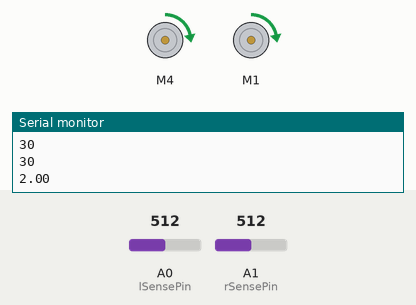
Bench run of a sketch on a simulated Arduino Uno, built with avr-gcc and run on an emulated ATmega328P. Parts: 2 × DC motor (green arrow = forward, orange = backward, longer = faster), the last lines printed to the serial monitor. Inputs (shaded band) come from the test bench; at power-on: A0 (lSensePin) = 512, A1 (rSensePin) = 512.

Above: at 1.2 s.
1.3 s: A0 (lSensePin) set to 716
At 2.5 s:
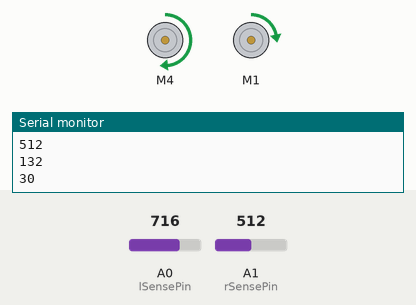
2.8 s: A1 (rSensePin) set to 716
At 3.6 s:
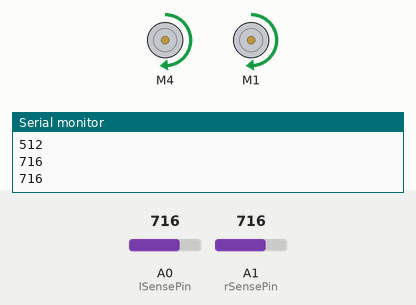
4.3 s: A0 (lSensePin) set to 900
At 4.6 s:
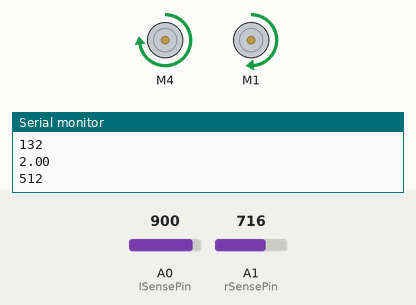
5.8 s: A1 (rSensePin) set to 511
At 6.8 s:
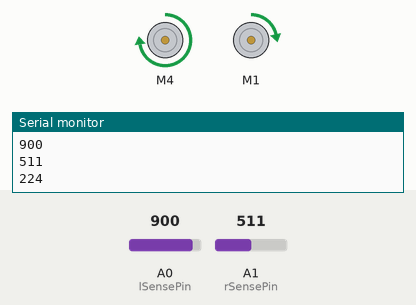
7.3 s: A1 (rSensePin) set to 306
At 7.9 s:
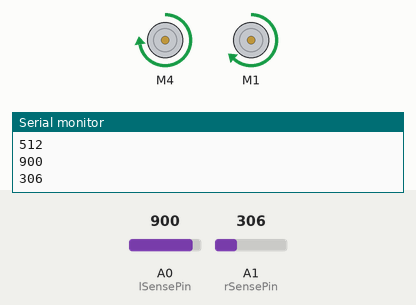
8.8 s: A0 (lSensePin) set to 1023
At 10.2 s:
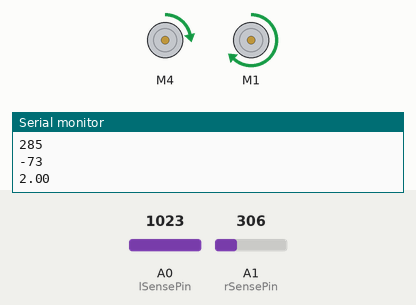
Timing chart, 0 to 11.3 s (numbered marks = the images above; inputs shaded):
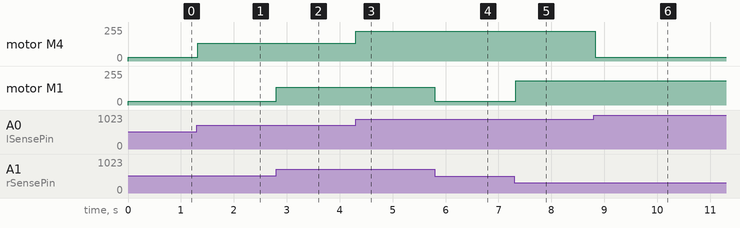

The sketch:

P_v3.ino
```cpp
//PoE Lab 3: Line Following Robot
//Lauren Gulland and Isaac Vandor
//VERSION 3 OF INCREMENTAL TESTING PID Control
//Runs motors at speed based on user-inputted threshold value and setpoint

//currently: Works Jankily
//PROBLEMS: Needs more Tuning (Success is heavily dependent upon position of sensors at start)

// Include Libraries
// Initial PID loop control for line follower
#include <stdlib.h>
// Load motor shield libraries
#include <Wire.h>
#include <Adafruit_MotorShield.h>
#include "utility/Adafruit_MS_PWMServoDriver.h"


// Initialize Variables
int lSense; // Set initial left sensor value (Calibration off-line)
int rSense; // Set initial right sensor value (Calibration off-line)
float Kp = 2; // Setpoint value for "P" control (USER INPUTTED)
int lRead; // Initialize variable for reading left sensor values (Changes based on line readings)
int rRead; // Initialize variable for reading right sensor values (Changes based on line readings)
int lSpeed; // Initialize variable for left motor speed (Changes based on controller loop)
int rSpeed; // Intialize variable for right motor speed (Changes based on controller loop)

// Sensor Pin Setup
const byte lSensePin  = A0; //Initialize left sensor in analog pin 0
const byte rSensePin = A1; //Initialize right sensor in analog pin 1

// Call Adafruit library and set Adafruit motor values
Adafruit_MotorShield AFMS = Adafruit_MotorShield();
// Initialize left motor on Motor port 4
Adafruit_DCMotor *lMotor  = AFMS.getMotor(4);
// Initialize right motor on Motor port 1
Adafruit_DCMotor *rMotor = AFMS.getMotor(1);


void setup() {
  // Start Serial Communications
  Serial.begin(9600);
  // Take initial sensor readings from left and right sensors
  lSense = analogRead(lSensePin);
  rSense = analogRead(rSensePin);
  // Start Adafruit Motor Shield setup
  AFMS.begin();
  // Set initial speeds for left and right motors
  // From 0 to 255
  // Right Motor must be set slightly faster than left for this chassis setup (DON'T FORGET THIS)
  lMotor -> setSpeed(30);
  rMotor -> setSpeed(35);
  // START YOUR ENGINES
  lMotor ->  run(FORWARD);
  rMotor ->  run(FORWARD);
}

void loop() {
  //Get data from Sensors
  lRead = analogRead(lSensePin);
  rRead = analogRead(rSensePin);

  // Run Motors Forward
  lMotor -> run(FORWARD);
  rMotor -> run(FORWARD);

  //Equation for motor speeds based on sensor readings
  // lSense - lRead = Error from line
  // Kp = Setpoint Value
  // As our sensor data varies only by a small output, we decided to implement a threshold value and divide by our setpoint value
  lSpeed = 30 - (lSense - lRead) / Kp; // Sets Left motor speed based on sensor readings divided by setpoint value
  rSpeed = 30 - (rSense - rRead) / Kp; // Sets Right speed based on sensor readings divided by setpoint value

  //Set motor speeds based on P controller above
  lMotor -> setSpeed(lSpeed);
  rMotor -> setSpeed(rSpeed);

  // Print values for everything
  //Useful for testing
  Serial.println(lSense);
  Serial.println(rSense);
  Serial.println(lRead);
  Serial.println(rRead);
  Serial.println(lSpeed);
  Serial.println(rSpeed);
  Serial.println(Kp);
}
```

Measured:
- after the input at 1.3 s, motor M4: forward 30/255 → forward 132/255 at once
- after the input at 2.8 s, motor M1: forward 30/255 → forward 132/255 at once
- after the input at 4.3 s, motor M4: forward 132/255 → forward 224/255 at once
- after the input at 5.8 s, motor M1: forward 132/255 → forward 29/255 at once
- after the input at 7.3 s, motor M1: forward 29/255 → forward 183/255 at once
- after the input at 8.8 s, motor M4: forward 224/255 → forward 29/255 at once
